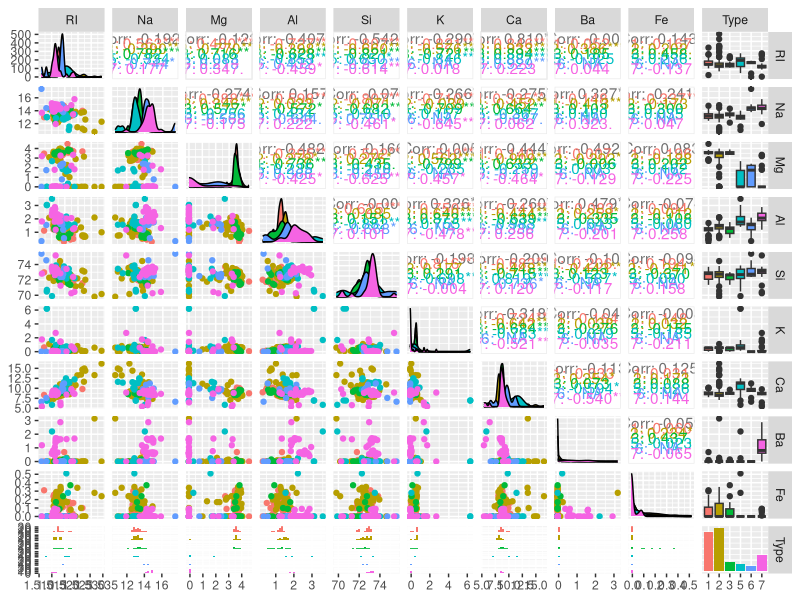
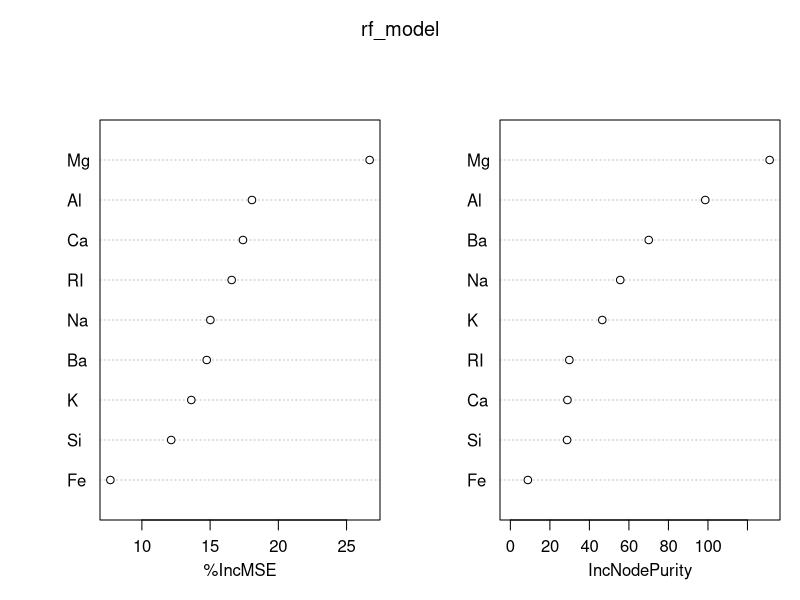
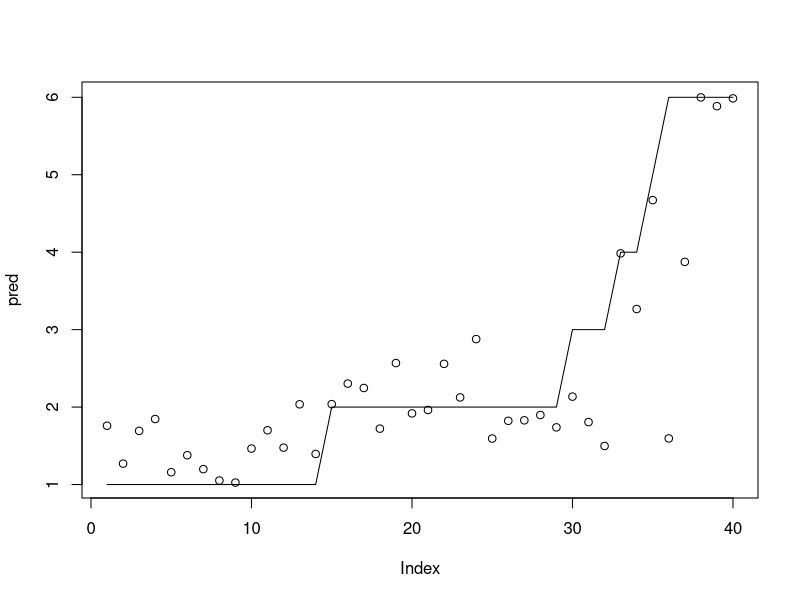

These charts were generated, in order, by the following R code:
# RANDOM FOREST ALGORITHM ==============================================================================================
# Random forests or random decision forests is an ensemble learning method for classification, regression and other tasks
# that operates by constructing a multitude of decision trees at training time. For classification tasks, the output of
# the random forest is the class selected by most trees. For regression tasks, the mean or average prediction of the
# individual trees is returned. Random decision forests correct for decision trees' habit of overfitting to their training
# set. Random forests generally outperform decision trees, but their accuracy is lower than gradient boosted trees.
# However, data characteristics can affect their performance.
#
# The first algorithm for random decision forests was created in 1995 by Tin Kam Ho using the random subspace method,
# which, in Ho's formulation, is a way to implement the "stochastic discrimination" approach to classification proposed
# by Eugene Kleinberg.
#
# An extension of the algorithm was developed by Leo Breiman and Adele Cutler, who registered "Random Forests" as a
# trademark in 2006 (as of 2019, owned by Minitab, Inc.). The extension combines Breiman's "bagging" idea and random
# selection of features, introduced first by Ho and later independently by Amit and Geman in order to construct a
# collection of decision trees with controlled variance.
#
# Random forests are frequently used as black box models in businesses, as they generate reasonable predictions across
# a wide range of data while requiring little configuration.

# Assumptions:
# - main assumption is that samples (from bagging) are representative (independent variables and probability-based values)
# Note. Representative sampling and random sampling are two techniques used to help ensure data is free of bias.
# A representative sample is a group or set chosen from a larger statistical population according to specified
# characteristics. A random sample is a group or set chosen in a random manner from a larger population.

# Libraries ============================================================================================================
library(dplyr)
library(tidyr)
library(ggplot2)
library(caret)
library(randomForest)

# Data =================================================================================================================
data(Glass, package = "mlbench")
# Additional Information:
# 1. Id number: 1 to 214
# 2. RI: refractive index
# 3. Na: Sodium (unit measurement: weight percent in corresponding oxide, as are attributes 4-10)
# 4. Mg: Magnesium
# 5. Al: Aluminum
# 6. Si: Silicon
# 7. K: Potassium
# 8. Ca: Calcium
# 9. Ba: Barium
# 10. Fe: Iron
# 11. Type of glass: (class attribute)
# -- 1 building_windows_float_processed
# -- 2 building_windows_non_float_processed
# -- 3 vehicle_windows_float_processed
# -- 4 vehicle_windows_non_float_processed (none in this database)
# -- 5 containers
# -- 6 tableware
# -- 7 headlamps

Glass %>% str()
# 'data.frame':	214 obs. of  10 variables:
# $ RI  : num  1.52 1.52 1.52 1.52 1.52 ...
# $ Na  : num  13.6 13.9 13.5 13.2 13.3 ...
# $ Mg  : num  4.49 3.6 3.55 3.69 3.62 3.61 3.6 3.61 3.58 3.6 ...
# $ Al  : num  1.1 1.36 1.54 1.29 1.24 1.62 1.14 1.05 1.37 1.36 ...
# $ Si  : num  71.8 72.7 73 72.6 73.1 ...
# $ K   : num  0.06 0.48 0.39 0.57 0.55 0.64 0.58 0.57 0.56 0.57 ...
# $ Ca  : num  8.75 7.83 7.78 8.22 8.07 8.07 8.17 8.24 8.3 8.4 ...
# $ Ba  : num  0 0 0 0 0 0 0 0 0 0 ...
# $ Fe  : num  0 0 0 0 0 0.26 0 0 0 0.11 ...
# $ Type: Factor w/ 6 levels "1","2","3","5",..: 1 1 1 1 1 1 1 1 1 1 ...

Glass$Type %>% table()
# .
#  1  2  3  5  6  7
# 70 76 17 13  9 29

Glass %>% psych::describe()
#       vars   n  mean   sd median trimmed  mad   min   max range  skew kurtosis   se
# RI       1 214  1.52 0.00   1.52    1.52 0.00  1.51  1.53  0.02  1.60     4.72 0.00
# Na       2 214 13.41 0.82  13.30   13.38 0.64 10.73 17.38  6.65  0.45     2.90 0.06
# Mg       3 214  2.68 1.44   3.48    2.87 0.30  0.00  4.49  4.49 -1.14    -0.45 0.10
# Al       4 214  1.44 0.50   1.36    1.41 0.31  0.29  3.50  3.21  0.89     1.94 0.03
# Si       5 214 72.65 0.77  72.79   72.71 0.57 69.81 75.41  5.60 -0.72     2.82 0.05
# K        6 214  0.50 0.65   0.56    0.43 0.17  0.00  6.21  6.21  6.46    52.87 0.04
# Ca       7 214  8.96 1.42   8.60    8.74 0.66  5.43 16.19 10.76  2.02     6.41 0.10
# Ba       8 214  0.18 0.50   0.00    0.03 0.00  0.00  3.15  3.15  3.37    12.08 0.03
# Fe       9 214  0.06 0.10   0.00    0.04 0.00  0.00  0.51  0.51  1.73     2.52 0.01
# Type*   10 214  2.54 1.71   2.00    2.31 1.48  1.00  6.00  5.00  1.04    -0.29 0.12

GGally::ggpairs(Glass, aes(colour = Type))

df <-
  Glass %>%
  mutate_if(is.numeric, scale) %>%
  mutate_if(is.matrix, as.vector)

# Split the data into training (80%) and test set (20%)
training.samples.df <- df$Type %>%
  createDataPartition(p = 0.8, list = FALSE)
train.data.df <- df[training.samples.df,]
test.data.df <- df[-training.samples.df,]

# Random Forest classification model ===================================================================================
rf_model <-
  randomForest(Type ~ ., train.data.df)
# Call:
#   randomForest(formula = Type ~ ., data = train.data.df)
# Type of random forest: classification
# Number of trees: 500
# No. of variables tried at each split: 3
#
# OOB estimate of  error rate: 23.56%
# Confusion matrix:
#    1  2 3 5 6  7 class.error
# 1 50  5 1 0 0  0   0.1071429
# 2  9 45 1 3 2  1   0.2622951
# 3  5  4 5 0 0  0   0.6428571
# 5  0  4 0 6 0  1   0.4545455
# 6  0  2 0 0 6  0   0.2500000
# 7  1  2 0 0 0 21   0.1250000

pred <-
  predict(rf_model, test.data.df %>% select(!Type)) %>%
  as.vector() %>%
  factor(levels = c(1, 2, 3, 5, 6, 7))

cm <- confusionMatrix(test.data.df$Type, pred)

cm$overall %>% round(5)
# Accuracy          Kappa  AccuracyLower  AccuracyUpper   AccuracyNull AccuracyPValue  McnemarPValue 
#  0.87500        0.82095        0.73197        0.95814        0.40000        0.00000            NaN

cm$byClass %>% round(5)
#          Sensitivity Specificity Pos Pred Value Neg Pred Value Precision  Recall      F1 Prevalence
# Class: 1     0.87500     1.00000        1.00000        0.92308   1.00000 0.87500 0.93333      0.400
# Class: 2     0.86667     0.92000        0.86667        0.92000   0.86667 0.86667 0.86667      0.375
# Class: 3     1.00000     0.97368        0.66667        1.00000   0.66667 1.00000 0.80000      0.050
# Class: 5     0.00000     0.94872        0.00000        0.97368   0.00000 0.00000     NaN      0.025
# Class: 6     1.00000     1.00000        1.00000        1.00000   1.00000 1.00000 1.00000      0.025
# Class: 7     1.00000     1.00000        1.00000        1.00000   1.00000 1.00000 1.00000      0.125
#          Detection Rate Detection Prevalence Balanced Accuracy
# Class: 1          0.350                0.350           0.93750
# Class: 2          0.325                0.375           0.89333
# Class: 3          0.050                0.075           0.98684
# Class: 5          0.000                0.050           0.47436
# Class: 6          0.025                0.025           1.00000
# Class: 7          0.125                0.125           1.00000

# Random Forest regression model =======================================================================================
rf_model <-
  randomForest(Type ~ ., train.data.df %>% mutate(Type = as.numeric(Type)), importance = TRUE)
rf_model
# Call:
#   randomForest(formula = Type ~ ., data = train.data.df %>% mutate(Type = as.numeric(Type))) 
# Type of random forest: regression
# Number of trees: 500
# No. of variables tried at each split: 3
# 
# Mean of squared residuals: 0.746291
# % Var explained: 74.66

importance(rf_model)
#      %IncMSE IncNodePurity
# RI 17.172380      32.64881
# Na 14.372405      63.40418
# Mg 27.401645     140.20717
# Al 16.555531      77.00038
# Si 11.934158      27.18193
# K  14.198077      38.97041
# Ca 14.810018      29.40673
# Ba 17.003977      76.01539
# Fe  7.856711      10.24941

varImpPlot(rf_model)

pred <- predict(rf_model, test.data.df %>% select(!Type))

plot(pred)
lines(test.data.df$Type)
